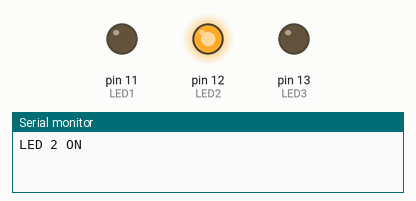
The sketch below on a simulated Arduino Uno, built with avr-gcc and run on an emulated ATmega328P. Parts: output pins drawn as LEDs (lit = HIGH), the last lines printed to the serial monitor. Random numbers use the default seed unless the sketch sets one.

Above: at 0.1 s.
At 11.1 s:
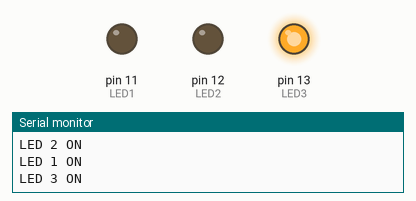
At 20.1 s:
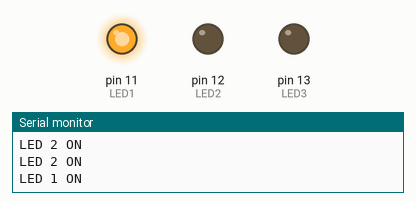
At 39.6 s:
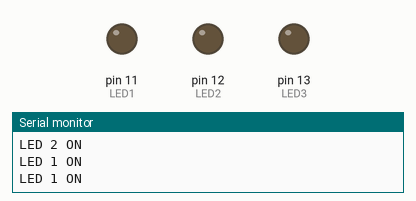
Timing chart, 0 to 40.0 s (numbered marks = the images above):
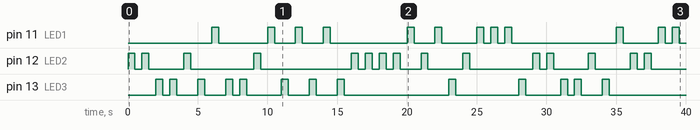

The sketch:

Random_led_serial.ino
```cpp
#define LED1 11
#define LED2 12
#define LED3 13
#define dly 500
void setup() {
  pinMode(LED1, OUTPUT);
  pinMode(LED2, OUTPUT);
  pinMode(LED3, OUTPUT);
  Serial.begin(9600);
}
void loop() {
  int LED = random(11,14);
  digitalWrite(LED, HIGH);
  if (LED == LED1) {
    Serial.println("LED 1 ON");
  }
  else if (LED == LED2) {
    Serial.println("LED 2 ON");
  }
  else {
    Serial.println("LED 3 ON");
  }
  delay(dly);
  digitalWrite(LED, LOW);
  delay(dly);
}
```

Measured:
- by itself, pin 11 (LED1): LOW → HIGH at 6.0 s, → LOW 0.50 s later, → HIGH 3.5 s later, → LOW 0.50 s later, … (24 changes in this stretch)
- by itself, pin 12 (LED2): LOW → HIGH at 0.00 s, → LOW 0.50 s later, → HIGH 0.50 s later, → LOW 0.50 s later, … (30 changes in this stretch)
- by itself, pin 13 (LED3): LOW → HIGH at 2.0 s, → LOW 0.50 s later, → HIGH 0.50 s later, → LOW 0.50 s later, … (26 changes in this stretch)
